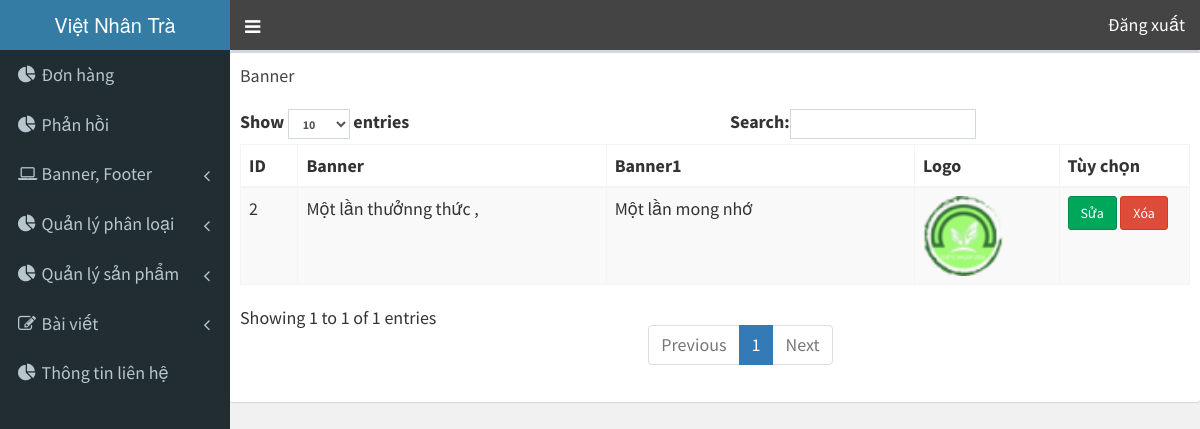
The page /admin/index.php?page=trang_chu (signed in) on the database its author committed.
### tables this page shows
CREATE TABLE `trang_chu` (
  `id_tc` int(11) NOT NULL,
  `logo` varchar(100) NOT NULL,
  `banner` varchar(200) NOT NULL,
  `banner1` varchar(200) NOT NULL
);

### admin/trang_chu/trang_chu.php (the view, shortened to what this page needs)
<?php
    $q = "SELECT COUNT(id_tc) FROM trang_chu";
    $count = $conn->query($q);
    foreach ($count as $r){
        $bn02 = $r[0];
    }
    if($bn02>0){
?>
<div class="box">
  <div class="box-header">
    <h3 class="box-title">Banner</h3>
  </div>
  <div class="box-body">
    <table id="example1" class="table table-bordered table-striped">
      <thead>
      <tr>
          <th style="width: 2%;">ID</th>
          <th style="width: 11%;">Banner</th>
          <th style="width: 11%;">Banner1</th>
          <th style="width: 3%;">Logo</th>
          <th style="width: 4%;">Tùy chọn</th>
      </tr>
      </thead>
      <tbody>
      <?php
      $query = "SELECT id_tc, banner, banner1, logo FROM trang_chu WHERE 1";
      $rows = $conn->query($query);
      foreach($rows as $cot)
      {
              echo "<tr>"
                    . "<td>$cot[0]</td>"
                    . "<td>$cot[1]</td>"
                    . "<td>$cot[2]</td>";
              echo "<td><img src='../image/$cot[3]' style='width:80px;'></td>"
                    . "<td><a href='index.php?page=sua_trang_chu&id=$cot[0]' class='btn btn-success'>Sửa</a> "
                    . "<a href='#' onclick='check($cot[0])' class='btn btn-danger'>Xóa</a></td>"
              ."</tr>";
      }
      ?>
      </tbody>
    </table>
  </div>
</div>
<?php
    } else {
        header('location:index.php?page=them_trang_chu');
    }
?>

### rows shown on the page
trang_chu: id_tc "2", banner "Một lần thưởnng thức ,", banner1 "Một lần mong nhớ", logo (picture)
